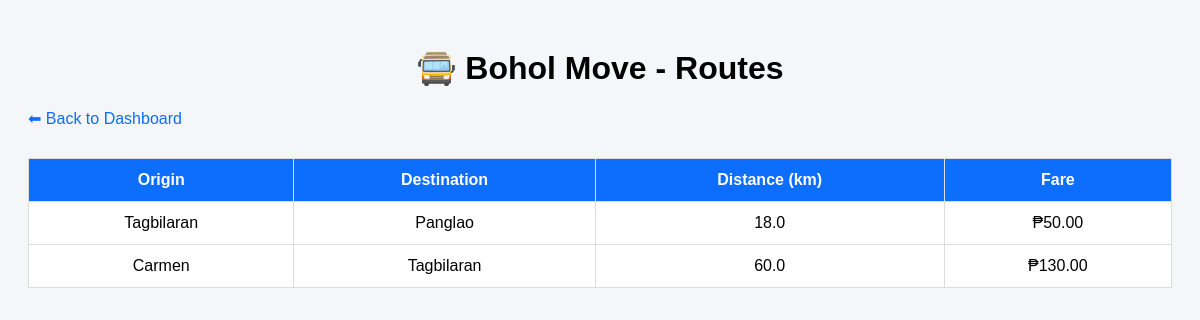
The page /routes/ on the database as committed earlier.
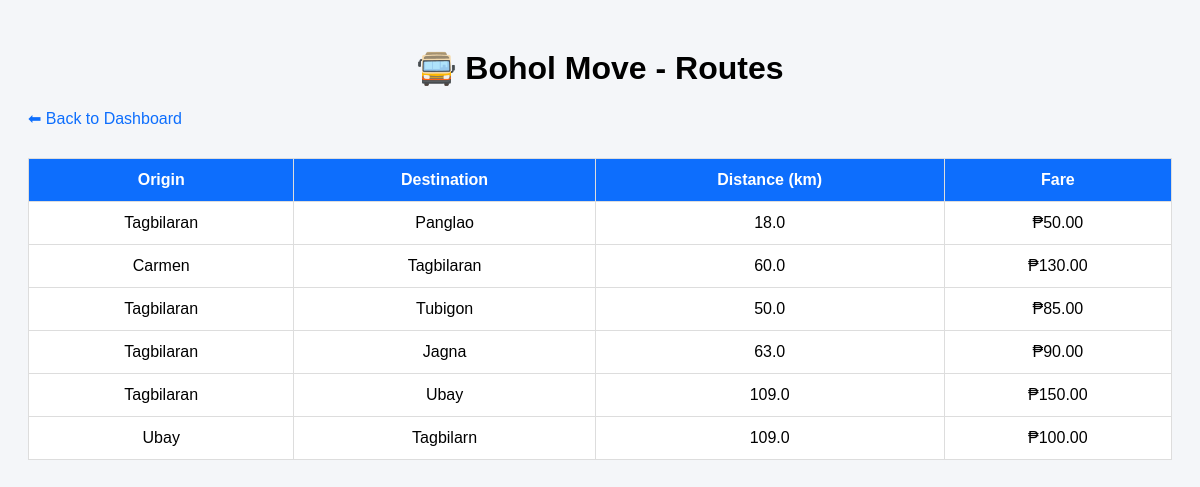
The same page on the database as committed later.
### core/models.py (models this page shows, shortened)
class Route(models.Model):
    origin = models.CharField(max_length=100)
    destination = models.CharField(max_length=100)
    distance_km = models.FloatField()
    fare = models.DecimalField(max_digits=10, decimal_places=2)

### core/views.py (the view)
# urls.py: path('routes/', views.route_list, name='routes'),
def route_list(request):
    routes = Route.objects.all()
    return render(request, 'core/routes.html', {
        'routes': routes
    })

### core/templates/core/routes.html (shortened to what this page needs)
<!DOCTYPE html>
<html lang="en">
<head>
</head>
<body>
<h1>🚍 Bohol Move - Routes</h1>
<a href="/">⬅ Back to Dashboard</a>
<div class="container">
    <table>
        <tr>
            <th>Origin</th>
            <th>Destination</th>
            <th>Distance (km)</th>
            <th>Fare</th>
        </tr>
        {% for route in routes %}
        <tr>
            <td>{{ route.origin }}</td>
            <td>{{ route.destination }}</td>
            <td>{{ route.distance_km }}</td>
            <td>₱{{ route.fare }}</td>
        </tr>
        {% empty %}
        <tr>
            <td colspan="4">No routes available</td>
        </tr>
        {% endfor %}
    </table>
</div>
</body>
</html>

### core/templates/core/routes.html (style rules this page uses)
body { font-family: Arial; background: #f4f6f9; padding: 20px; }
h1 { text-align: center; }
table { width: 100%; border-collapse: collapse; background: white; }
th, td { padding: 12px; border: 1px solid #ddd; text-align: center; }
th { background: #0d6efd; color: white; }
.container { margin-top: 20px; }
a { display: inline-block; margin-bottom: 10px; text-decoration: none; color: #0d6efd; }

Rows that differ between the two databases and show on the page:
added Route: origin "Tagbilaran", destination "Tubigon", distance_km "50.0", fare "85.00"
added Route: origin "Tagbilaran", destination "Jagna", distance_km "63.0", fare "90.00"
added Route: origin "Tagbilaran", destination "Ubay", distance_km "109.0", fare "150.00"
added Route: origin "Ubay", destination "Tagbilarn", distance_km "109.0", fare "100.00"
